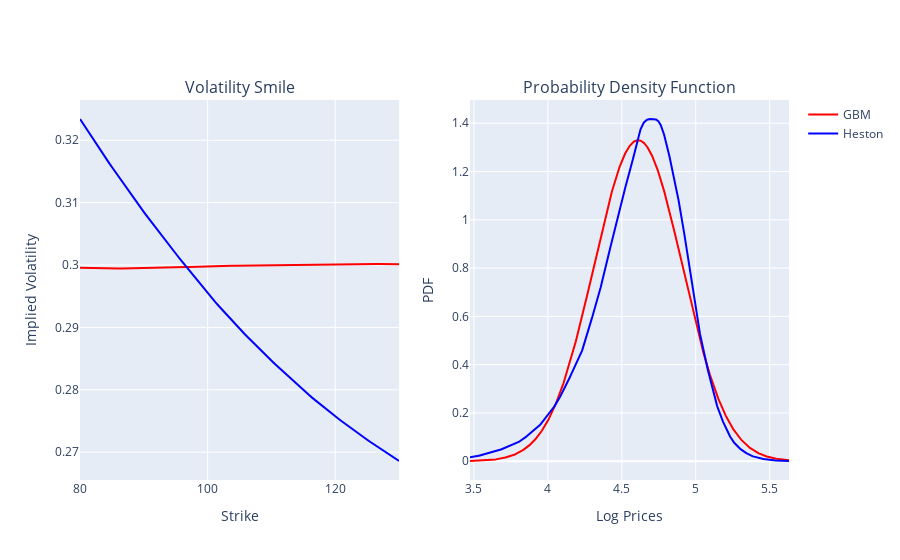

The notebook cell this image was saved under:
### Code cell
# -------SIMULATION OF GBM AND HESTON MODEL------- 

S0 = 100        # Initial stock price
T = 1           # Time to maturity (years)
r = 0.05        # Risk-free rate
kappa = 2       # Speed of reversion
nu0 = 0.1       # Initial variance
theta = 0.09    # Long term mean
xi = 0.5        # Volatility of volatility
rho = -0.5      # Correlation between asset and volatility
paths = 100000  # Number of simulations
sigma = 0.3     # Constant volatility for GBM

# Simulation of Heston Model and GBM
S_Heston = Heston(S0, T, r, kappa, nu0, theta, xi, rho, paths)
S_GBM = GBM(r, sigma, S0, T, paths)

# Compute the Heston PDF (using a kernel density estimator)
min_val = min(np.min(np.log(S_Heston[-1])), np.min(np.log(S_GBM[-1])))
max_val = max(np.max(np.log(S_Heston[-1])), np.max(np.log(S_GBM[-1])))
x_vals = np.linspace(min_val, max_val, 5000)
pdf_heston = HestonPDF(x_vals, S_Heston[-1])

# Compute the GBM PDF (analytic solution)
pdf_gbm = GBMpdf(x_vals, S0, r, sigma, T)
df_pdf = pd.DataFrame({'Log Prices':x_vals,'Heston PDF':pdf_heston, 'GBM PDF':pdf_gbm})
df_pdf_filt = df_pdf[(df_pdf['GBM PDF'] > 1e-3) & (df_pdf['Heston PDF'] > 1e-3)]


# -------OPTION PRICING AND VOLATILITY SMILE-------

# Strikes 
strikes = np.linspace(S0*0.8, S0*1.3, 100)

# Compute the call prices for Heston Model and GBM
put_GBM = [put_option_price(S_GBM[-1], K, r, T) for K in strikes]
put_Heston = [put_option_price(S_Heston[-1], K, r, T) for K in strikes]

# Compute implied vols for Heston and GBM
implied_vols_Heston = [implied_vol(S0, K, T, r, price) for K, price in zip(strikes, put_Heston)]
implied_vols_GBM = [implied_vol(S0, K, T, r, price) for K, price in zip(strikes, put_GBM)]
df_smile = pd.DataFrame({'Strike':strikes, 'Implied Vol Heston':implied_vols_Heston, 'Implied Vol GBM': implied_vols_GBM})


# -------VOLATILITY SMILE AND PDFs PLOTS-------

fig = make_subplots(rows=1, cols=2, subplot_titles=('Volatility Smile', 'Probability Density Function'))

fig.add_trace(go.Scatter(x=df_smile['Strike'], y=df_smile['Implied Vol GBM'], 
                         mode='lines', name='GBM', line=dict(color='red')), row=1, col=1)

fig.add_trace(go.Scatter(x=df_smile['Strike'], y=df_smile['Implied Vol Heston'], 
                         mode='lines', name='Heston', line=dict(color='blue')), row=1, col=1)

fig.add_trace(go.Scatter(x=df_pdf_filt['Log Prices'], y=df_pdf_filt['GBM PDF'], 
                         mode='lines', line=dict(color='red'), showlegend=False), row=1, col=2)

fig.add_trace(go.Scatter(x=df_pdf_filt['Log Prices'], y=df_pdf_filt['Heston PDF'], 
                         mode='lines', line=dict(color='blue'), showlegend=False), row=1, col=2)

fig.update_layout(xaxis_title="Strike", yaxis_title="Implied Volatility", xaxis2_title="Log Prices", yaxis2_title="PDF")
fig.show()

### Figure 1 — Plotly figure (JSON) as saved in the notebook; plotly's stock layout.template omitted (floating-point values rounded to 4 significant figures; data arrays with more than 128 entries replaced by an {"elided": "..."} marker saying what was removed)
{"data": [{"line": {"color": "red"}, "mode": "lines", "name": "GBM", "type": "scatter", "x": [80, 80.51, 81.01, 81.52, 82.02, 82.53, 83.03, 83.54, 84.04, 84.55, 85.05, 85.56, 86.06, 86.57, 87.07, 87.58, 88.08, 88.59, 89.09, 89.6, 90.1, 90.61, 91.11, 91.62, 92.12, 92.63, 93.13, 93.64, 94.14, 94.65, 95.15, 95.66, 96.16, 96.67, 97.17, 97.68, 98.18, 98.69, 99.19, 99.7, 100.2, 100.7, 101.2, 101.7, 102.2, 102.7, 103.2, 103.7, 104.2, 104.7, 105.3, 105.8, 106.3, 106.8, 107.3, 107.8, 108.3, 108.8, 109.3, 109.8, 110.3, 110.8, 111.3, 111.8, 112.3, 112.8, 113.3, 113.8, 114.3, 114.8, 115.4, 115.9, 116.4, 116.9, 117.4, 117.9, 118.4, 118.9, 119.4, 119.9, 120.4, 120.9, 121.4, 121.9, 122.4, 122.9, 123.4, 123.9, 124.4, 124.9, 125.5, 126.0, 126.5, 127.0, 127.5, 128.0, 128.5, 129.0, 129.5, 130], "xaxis": "x", "y": [0.2996, 0.2995, 0.2995, 0.2995, 0.2995, 0.2995, 0.2995, 0.2995, 0.2994, 0.2994, 0.2994, 0.2994, 0.2994, 0.2994, 0.2995, 0.2995, 0.2995, 0.2995, 0.2995, 0.2995, 0.2995, 0.2995, 0.2995, 0.2995, 0.2995, 0.2995, 0.2996, 0.2996, 0.2996, 0.2996, 0.2996, 0.2996, 0.2997, 0.2997, 0.2997, 0.2997, 0.2998, 0.2998, 0.2998, 0.2998, 0.2998, 0.2999, 0.2999, 0.2999, 0.2999, 0.2999, 0.2999, 0.2999, 0.2999, 0.2999, 0.2999, 0.2999, 0.2999, 0.2999, 0.3, 0.3, 0.3, 0.3, 0.3, 0.3, 0.3, 0.3, 0.3, 0.3, 0.3, 0.3, 0.3, 0.3, 0.3, 0.3, 0.3001, 0.3001, 0.3001, 0.3001, 0.3001, 0.3001, 0.3001, 0.3001, 0.3002, 0.3002, 0.3002, 0.3002, 0.3002, 0.3002, 0.3002, 0.3002, 0.3002, 0.3002, 0.3002, 0.3002, 0.3002, 0.3002, 0.3002, 0.3002, 0.3002, 0.3001, 0.3001, 0.3001, 0.3001, 0.3001], "yaxis": "y"}, {"line": {"color": "blue"}, "mode": "lines", "name": "Heston", "type": "scatter", "x": [80, 80.51, 81.01, 81.52, 82.02, 82.53, 83.03, 83.54, 84.04, 84.55, 85.05, 85.56, 86.06, 86.57, 87.07, 87.58, 88.08, 88.59, 89.09, 89.6, 90.1, 90.61, 91.11, 91.62, 92.12, 92.63, 93.13, 93.64, 94.14, 94.65, 95.15, 95.66, 96.16, 96.67, 97.17, 97.68, 98.18, 98.69, 99.19, 99.7, 100.2, 100.7, 101.2, 101.7, 102.2, 102.7, 103.2, 103.7, 104.2, 104.7, 105.3, 105.8, 106.3, 106.8, 107.3, 107.8, 108.3, 108.8, 109.3, 109.8, 110.3, 110.8, 111.3, 111.8, 112.3, 112.8, 113.3, 113.8, 114.3, 114.8, 115.4, 115.9, 116.4, 116.9, 117.4, 117.9, 118.4, 118.9, 119.4, 119.9, 120.4, 120.9, 121.4, 121.9, 122.4, 122.9, 123.4, 123.9, 124.4, 124.9, 125.5, 126.0, 126.5, 127.0, 127.5, 128.0, 128.5, 129.0, 129.5, 130], "xaxis": "x", "y": [0.3234, 0.3226, 0.3218, 0.321, 0.3202, 0.3194, 0.3187, 0.3179, 0.3171, 0.3164, 0.3156, 0.3149, 0.3141, 0.3134, 0.3127, 0.3119, 0.3112, 0.3105, 0.3098, 0.3091, 0.3084, 0.3077, 0.307, 0.3063, 0.3056, 0.305, 0.3043, 0.3036, 0.303, 0.3023, 0.3017, 0.301, 0.3003, 0.2997, 0.2991, 0.2984, 0.2978, 0.2971, 0.2965, 0.2959, 0.2953, 0.2947, 0.2941, 0.2935, 0.2929, 0.2923, 0.2917, 0.2912, 0.2906, 0.2901, 0.2895, 0.289, 0.2885, 0.2879, 0.2874, 0.2869, 0.2864, 0.2859, 0.2854, 0.2849, 0.2844, 0.2839, 0.2834, 0.2829, 0.2824, 0.282, 0.2815, 0.281, 0.2805, 0.2801, 0.2796, 0.2792, 0.2787, 0.2783, 0.2779, 0.2775, 0.277, 0.2766, 0.2762, 0.2758, 0.2754, 0.275, 0.2746, 0.2743, 0.2739, 0.2735, 0.2731, 0.2728, 0.2724, 0.272, 0.2717, 0.2713, 0.271, 0.2706, 0.2703, 0.2699, 0.2696, 0.2692, 0.2689, 0.2686], "yaxis": "y"}, {"line": {"color": "red"}, "mode": "lines", "showlegend": false, "type": "scatter", "x": {"elided": "2291 float values"}, "xaxis": "x2", "y": {"elided": "2291 float values"}, "yaxis": "y2"}, {"line": {"color": "blue"}, "mode": "lines", "showlegend": false, "type": "scatter", "x": {"elided": "2291 float values"}, "xaxis": "x2", "y": {"elided": "2291 float values"}, "yaxis": "y2"}], "layout": {"annotations": [{"font": {"size": 16}, "showarrow": false, "text": "Volatility Smile", "x": 0.225, "xanchor": "center", "xref": "paper", "y": 1, "yanchor": "bottom", "yref": "paper"}, {"font": {"size": 16}, "showarrow": false, "text": "Probability Density Function", "x": 0.775, "xanchor": "center", "xref": "paper", "y": 1, "yanchor": "bottom", "yref": "paper"}], "xaxis": {"anchor": "y", "domain": [0, 0.45], "title": {"text": "Strike"}}, "xaxis2": {"anchor": "y2", "domain": [0.55, 1], "title": {"text": "Log Prices"}}, "yaxis": {"anchor": "x", "domain": [0, 1], "title": {"text": "Implied Volatility"}}, "yaxis2": {"anchor": "x2", "domain": [0, 1], "title": {"text": "PDF"}}}}
